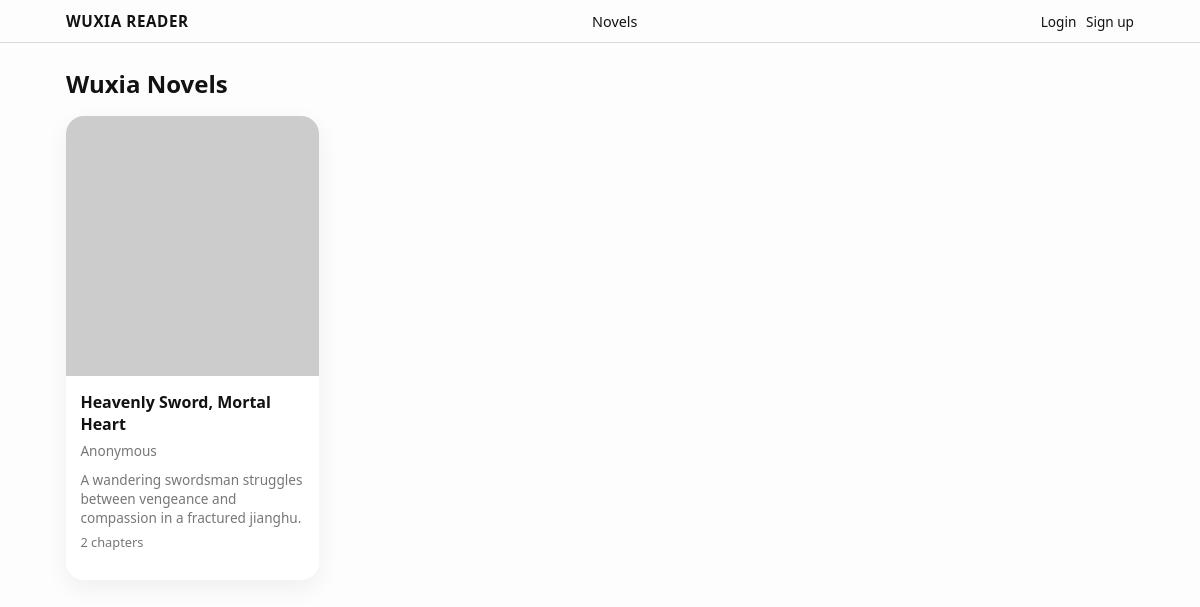
The page / on the database its author committed.
### tables this page shows
CREATE TABLE novels (
  id INT UNSIGNED AUTO_INCREMENT PRIMARY KEY,
  title VARCHAR(255) NOT NULL,
  cover_url VARCHAR(500) DEFAULT NULL,
  description TEXT,
  author VARCHAR(255),
  tags TEXT,
  created_at TIMESTAMP DEFAULT CURRENT_TIMESTAMP
);

### src/Controllers/HomeController.php (called while the page is built, shortened)
<?php
class HomeController
{
    public function index()
    {
        $novels = Novel::findAll();
        $currentUser = null;
        View::render('home', [
            'novels' => $novels,
            'current_user' => $currentUser
        ]);
    }
}

### public/index.php (called while the page is built, shortened)
<?php
$router = new Router();
$router->add('GET', '/', [HomeController::class, 'index']);
$router->add('ANY', '/login', [AuthController::class, 'login']);
$router->add('ANY', '/signup', [AuthController::class, 'signup']);
$router->add('POST', '/logout', [AuthController::class, 'logout']);
$router->add('GET', '#^/novel/(\d+)$#', [NovelController::class, 'show']);
$router->add('GET', '#^/chapter/(\d+)$#', [NovelController::class, 'showChapter']);
$router->add('POST', '/like', [NovelController::class, 'like']);
$router->add('POST', '/comment', [NovelController::class, 'comment']);
$router->add('GET', '/admin/management', [AdminController::class, 'management']);
$router->add('ANY', '/admin/add-novel', [AdminController::class, 'addNovel']);
$router->add('ANY', '/admin/add-chapter', [AdminController::class, 'addChapter']);
$router->add('ANY', '/admin/import-fanmtl', [AdminController::class, 'importFanmtl']);
$router->add('ANY', '/admin/import-novelhall', [AdminController::class, 'importNovelhall']);
$router->add('ANY', '/admin/import-allnovel', [AdminController::class, 'importAllnovel']);
$router->add('ANY', '/admin/import-readnovelfull', [AdminController::class, 'importReadnovelfull']);
$router->dispatch($_SERVER['REQUEST_METHOD'], $_SERVER['REQUEST_URI']);

### src/Models/Novel.php (called while the page is built, shortened)
<?php
class Novel
{
    public static function findAll()
    {
        $pdo = Database::connect();
        return $pdo->query("
            SELECT n.*,
                (SELECT COUNT(*) FROM chapters c WHERE c.novel_id = n.id) AS chapter_count
            FROM novels n
            ORDER BY n.created_at DESC
        ")->fetchAll();
    }
}

### src/Core/Config.php (called while the page is built, shortened)
<?php
class Config
{
    private static $config = [];
    public static function get($key, $default = null)
    {
        return self::$config[$key] ?? $default;
    }
}

### templates/home.php (the view, shortened to what this page needs)
<?php
include 'header.php';
$base = Config::get('BASE_URL');
?>
    <section class="novel-list-page">
        <h1>Wuxia Novels</h1>
        <div class="novel-grid">
            <?php foreach ($novels as $n): ?>
                <article class="novel-card">
                    <a href="<?= $base ?>/novel/<?= (int)$n['id'] ?>" class="novel-card__link">
                        <div class="novel-card__cover">
                            <?php if (!empty($n['cover_url'])): ?>
                                <img src="<?= htmlspecialchars($n['cover_url']) ?>" alt="<?= htmlspecialchars($n['title']) ?>">
                            <?php else: ?>
                                <div class="cover-placeholder">No cover</div>
                            <?php endif; ?>
                        </div>
                        <div class="novel-card__body">
                            <h2><?= htmlspecialchars($n['title']) ?></h2>
                            <?php if ($n['author']): ?>
                                <p class="novel-card__author"><?= htmlspecialchars($n['author']) ?></p>
                            <?php endif; ?>
                            <p class="novel-card__desc">
                                <?= htmlspecialchars(mb_strimwidth($n['description'], 0, 160, '…', 'UTF-8')) ?>
                            </p>
                            <p class="novel-card__chapters">
                                <?= (int)$n['chapter_count'] ?> chapters
                            </p>
                        </div>
                    </a>
                </article>
            <?php endforeach; ?>
        </div>
    </section>
<?php include 'footer.php'; ?>

### src/Core/Router.php (shortened to what this page needs)
<?php
class Router
{
    private $routes = [];
    public function add($method, $path, $handler)
    {
        $this->routes[] = [
            'method' => $method,
            'path' => $path,
            'handler' => $handler
        ];
    }
    public function dispatch($method, $uri)
    {
        $uri = parse_url($uri, PHP_URL_PATH);
        $uri = rtrim($uri, '/');
        if ($uri === '') {
            $uri = '/';
        }
        foreach ($this->routes as $route) {
            $pattern = $route['path'];
            if (strpos($pattern, '#') === 0) {
                 if (preg_match($pattern, $uri, $matches)) {
                     array_shift($matches);
                     return $this->callHandler($route['handler'], $matches);
                 }
            } else {
                if ($pattern === $uri) {
                    return $this->callHandler($route['handler'], []);
                }
            }
        }
    }
    private function callHandler($handler, $params)
    {
        if (is_array($handler)) {
            $method = $handler[1];
            $controller = new $controllerName();
            return call_user_func_array([$controller, $method], $params);
        }
        return call_user_func_array($handler, $params);
    }
}

### public/assets/style.css (style rules this page uses)
:root { --bg: #fdfdfd; --text: #121212; --muted: #777; --border: #dadada; --accent: #c0362c; --accent-soft: #ffe5e0; --card-bg: #ffffff; --shadow-soft: 0 8px 24px rgba(0, 0, 0, 0.06); }
*, *::before, *::after { box-sizing: border-box; }
body { margin: 0; font-family: system-ui, -apple-system, BlinkMacSystemFont, "Segoe UI", sans-serif; background: var(--bg); color: var(--text); }
a { color: inherit; text-decoration: none; }
img { max-width: 100%; display: block; }
.novel-list-page h1 { font-size: 1.5rem; margin-bottom: 1rem; }
.novel-grid { display: grid; grid-template-columns: repeat(auto-fill, minmax(230px, 1fr)); gap: 1.2rem; }
.novel-card { background: var(--card-bg); border-radius: 18px; box-shadow: var(--shadow-soft); overflow: hidden; transition: transform 0.12s ease-out, box-shadow 0.12s ease-out; }
.novel-card__link { display: flex; flex-direction: column; height: 100%; }
.novel-card__cover img, .cover-placeholder { width: 100%; height: 260px; object-fit: cover; }
.novel-card__body { padding: 0.9rem 0.9rem 1rem; display: flex; flex-direction: column; gap: 0.4rem; }
.novel-card__body h2 { font-size: 1.0rem; margin: 0; }
.novel-card__author { font-size: 0.85rem; color: var(--muted); margin: 0; }
.novel-card__desc { font-size: 0.85rem; margin: 0.2rem 0 0; color: var(--muted); }
.novel-card__chapters { margin-top: auto; font-size: 0.8rem; color: var(--muted); }

### rows shown on the page
novels: title "Heavenly Sword, Mortal Heart", author "Anonymous", description "A wandering swordsman struggles between vengeance and compassion in a fractured jianghu.", chapter_count "2"
